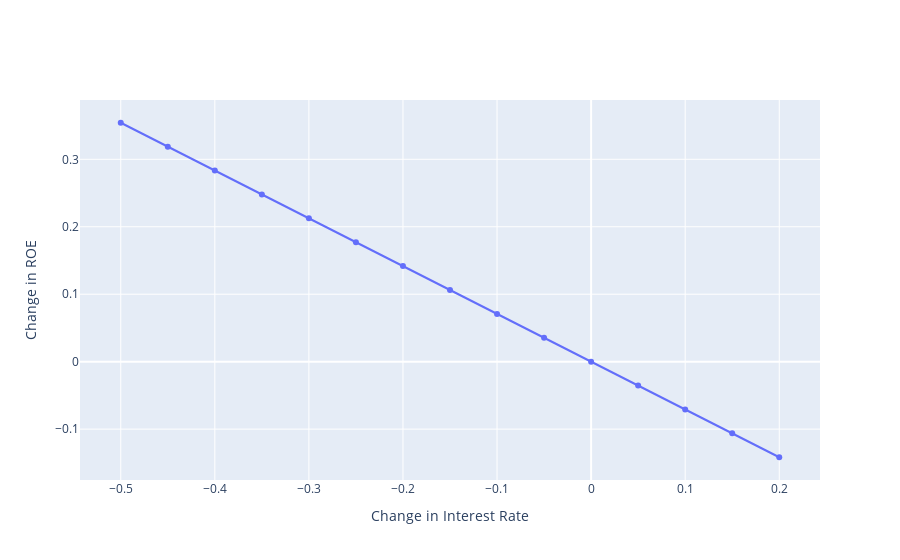

The notebook cell saved with this chart:
### Code cell
fig = go.Figure()
fig.add_trace(go.Scatter(
    x=list(roe_dict.keys()),
    y=delta_rates, 
    mode='lines+markers',
    showlegend=False,
))

fig.update_layout(xaxis_title='Change in Interest Rate',
                  yaxis_title='Change in ROE',)

### Figure 1 — Plotly figure (JSON) as saved in the notebook; plotly's stock layout.template omitted (floating-point values rounded to 4 significant figures)
{"data": [{"mode": "lines+markers", "showlegend": false, "type": "scatter", "x": [-0.5, -0.45, -0.4, -0.35, -0.3, -0.25, -0.2, -0.15, -0.1, -0.05, 0, 0.05, 0.1, 0.15, 0.2], "y": [0.3542, 0.3188, 0.2834, 0.2479, 0.2125, 0.1771, 0.1417, 0.1063, 0.07084, 0.03542, 0, -0.03542, -0.07084, -0.1063, -0.1417]}], "layout": {"xaxis": {"title": {"text": "Change in Interest Rate"}}, "yaxis": {"title": {"text": "Change in ROE"}}}}
